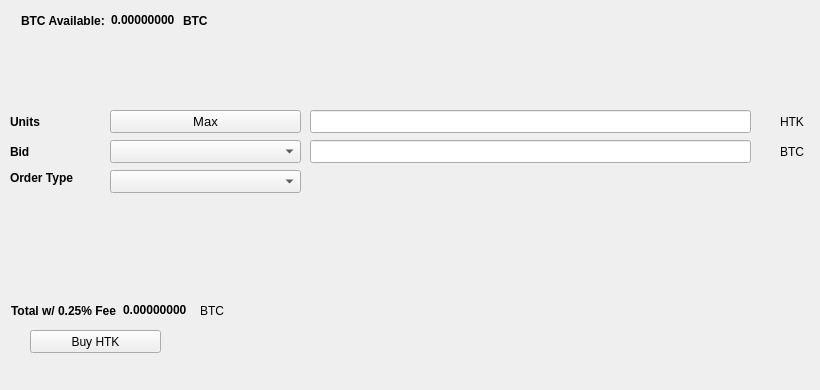
   <widget class="QWidget" name="BuyTab">
    <attribute name="title">
     <string>Buy</string>
    </attribute>
    <widget class="QPushButton" name="BuyHTK">
     <property name="geometry">
      <rect>
       <x>30</x>
       <y>330</y>
       <width>131</width>
       <height>23</height>
      </rect>
     </property>
     <property name="text">
      <string>Buy HTK</string>
     </property>
     <property name="icon">
      <iconset resource="../htk.qrc">
       <normaloff>:/icons/bitcoin</normaloff>:/icons/bitcoin</iconset>
     </property>
    </widget>
    <widget class="QLabel" name="label_3">
     <property name="geometry">
      <rect>
       <x>10</x>
       <y>110</y>
       <width>46</width>
       <height>23</height>
      </rect>
     </property>
     <property name="font">
      <font>
       <weight>75</weight>
       <bold>true</bold>
      </font>
     </property>
     <property name="text">
      <string>Units</string>
     </property>
    </widget>
    <widget class="QLineEdit" name="UnitsInput">
     <property name="geometry">
      <rect>
       <x>310</x>
       <y>110</y>
       <width>441</width>
       <height>23</height>
      </rect>
     </property>
     <property name="font">
      <font>
       <pointsize>9</pointsize>
       <weight>75</weight>
       <bold>true</bold>
      </font>
     </property>
    </widget>
    <widget class="QLineEdit" name="BuyBidPriceEdit">
     <property name="geometry">
      <rect>
       <x>310</x>
       <y>140</y>
       <width>441</width>
       <height>23</height>
      </rect>
     </property>
     <property name="font">
      <font>
       <pointsize>9</pointsize>
       <weight>75</weight>
       <bold>true</bold>
      </font>
     </property>
    </widget>
    <widget class="QLabel" name="label_4">
     <property name="geometry">
      <rect>
       <x>780</x>
       <y>110</y>
       <width>31</width>
       <height>23</height>
      </rect>
     </property>
     <property name="text">
      <string>HTK</string>
     </property>
    </widget>
    <widget class="QLabel" name="label_5">
     <property name="geometry">
      <rect>
       <x>780</x>
       <y>140</y>
       <width>31</width>
       <height>23</height>
      </rect>
     </property>
     <property name="text">
      <string>BTC</string>
     </property>
    </widget>
    <widget class="QLabel" name="label_6">
     <property name="geometry">
      <rect>
       <x>10</x>
       <y>140</y>
       <width>46</width>
       <height>23</height>
      </rect>
     </property>
     <property name="font">
      <font>
       <weight>75</weight>
       <bold>true</bold>
      </font>
     </property>
     <property name="text">
      <string>Bid</string>
     </property>
    </widget>
    <widget class="QLabel" name="label_7">
     <property name="geometry">
      <rect>
       <x>10</x>
       <y>170</y>
       <width>91</width>
       <height>16</height>
      </rect>
     </property>
     <property name="font">
      <font>
       <weight>75</weight>
       <bold>true</bold>
      </font>
     </property>
     <property name="text">
      <string>Order Type</string>
     </property>
    </widget>
    <widget class="QPushButton" name="Buy_Max_Amount">
     <property name="geometry">
      <rect>
       <x>110</x>
       <y>110</y>
       <width>191</width>
       <height>23</height>
      </rect>
     </property>
     <property name="font">
      <font>
       <pointsize>10</pointsize>
      </font>
     </property>
     <property name="text">
      <string>Max</string>
     </property>
    </widget>
    <widget class="QComboBox" name="BuyBidcomboBox">
     <property name="geometry">
      <rect>
       <x>110</x>
       <y>140</y>
       <width>191</width>
       <height>23</height>
      </rect>
     </property>
     <property name="font">
      <font>
       <pointsize>10</pointsize>
      </font>
     </property>
    </widget>
    <widget class="QComboBox" name="buyOrdertypeCombo">
     <property name="geometry">
      <rect>
       <x>110</x>
       <y>170</y>
       <width>191</width>
       <height>23</height>
      </rect>
     </property>
     <property name="font">
      <font>
       <pointsize>10</pointsize>
      </font>
     </property>
    </widget>
    <widget class="QWidget" name="layoutWidget1">
     <property name="geometry">
      <rect>
       <x>21</x>
       <y>11</y>
       <width>227</width>
       <height>19</height>
      </rect>
     </property>
     <layout class="QHBoxLayout" name="horizontalLayout_3">
      <item>
       <widget class="QLabel" name="label232">
        <property name="font">
         <font>
          <weight>75</weight>
          <bold>true</bold>
         </font>
        </property>
        <property name="text">
         <string>BTC Available:</string>
        </property>
       </widget>
      </item>
      <item>
       <widget class="QLabel" name="BtcAvailableLbl">
        <property name="palette">
         <palette>
          <active>
           <colorrole role="WindowText">
            <brush brushstyle="SolidPattern">
             <color alpha="255">
              <red>0</red>
              <green>0</green>
              <blue>0</blue>
             </color>
            </brush>
           </colorrole>
           <colorrole role="Button">
            <brush brushstyle="SolidPattern">
             <color alpha="255">
              <red>0</red>
              <green>170</green>
              <blue>0</blue>
             </color>
            </brush>
           </colorrole>
           <colorrole role="Light">
            <brush brushstyle="SolidPattern">
             <color alpha="255">
              <red>0</red>
              <green>255</green>
              <blue>0</blue>
             </color>
            </brush>
           </colorrole>
           <colorrole role="Midlight">
            <brush brushstyle="SolidPattern">
             <color alpha="255">
              <red>0</red>
              <green>212</green>
              <blue>0</blue>
             </color>
            </brush>
           </colorrole>
           <colorrole role="Dark">
            <brush brushstyle="SolidPattern">
             <color alpha="255">
              <red>0</red>
              <green>85</green>
              <blue>0</blue>
             </color>
            </brush>
           </colorrole>
           <colorrole role="Mid">
            <brush brushstyle="SolidPattern">
             <color alpha="255">
              <red>0</red>
              <green>113</green>
              <blue>0</blue>
             </color>
            </brush>
           </colorrole>
           <colorrole role="Text">
            <brush brushstyle="SolidPattern">
             <color alpha="255">
              <red>0</red>
              <green>170</green>
              <blue>0</blue>
             </color>
            </brush>
           </colorrole>
           <colorrole role="BrightText">
            <brush brushstyle="SolidPattern">
             <color alpha="255">
              <red>255</red>
              <green>255</green>
              <blue>255</blue>
             </color>
            </brush>
           </colorrole>
           <colorrole role="ButtonText">
            <brush brushstyle="SolidPattern">
             <color alpha="255">
              <red>0</red>
              <green>0</green>
              <blue>0</blue>
             </color>
            </brush>
           </colorrole>
           <colorrole role="Base">
            <brush brushstyle="SolidPattern">
             <color alpha="255">
              <red>255</red>
              <green>255</green>
              <blue>255</blue>
             </color>
            </brush>
           </colorrole>
           <colorrole role="Window">
            <brush brushstyle="SolidPattern">
             <color alpha="255">
              <red>0</red>
              <green>170</green>
              <blue>0</blue>
             </color>
            </brush>
           </colorrole>
           <colorrole role="Shadow">
            <brush brushstyle="SolidPattern">
             <color alpha="255">
              <red>0</red>
              <green>0</green>
              <blue>0</blue>
             </color>
            </brush>
           </colorrole>
           <colorrole role="AlternateBase">
            <brush brushstyle="SolidPattern">
             <color alpha="255">
              <red>127</red>
              <green>212</green>
              <blue>127</blue>
             </color>
            </brush>
           </colorrole>
           <colorrole role="ToolTipBase">
            <brush brushstyle="SolidPattern">
             <color alpha="255">
              <red>255</red>
              <green>255</green>
              <blue>220</blue>
             </color>
            </brush>
           </colorrole>
           <colorrole role="ToolTipText">
            <brush brushstyle="SolidPattern">
             <color alpha="255">
              <red>0</red>
              <green>0</green>
              <blue>0</blue>
             </color>
            </brush>
           </colorrole>
          </active>
          <inactive>
           <colorrole role="WindowText">
            <brush brushstyle="SolidPattern">
             <color alpha="255">
              <red>0</red>
              <green>0</green>
              <blue>0</blue>
             </color>
            </brush>
           </colorrole>
           <colorrole role="Button">
            <brush brushstyle="SolidPattern">
             <color alpha="255">
              <red>0</red>
              <green>170</green>
              <blue>0</blue>
             </color>
            </brush>
           </colorrole>
           <colorrole role="Light">
            <brush brushstyle="SolidPattern">
             <color alpha="255">
              <red>0</red>
              <green>255</green>
              <blue>0</blue>
             </color>
            </brush>
           </colorrole>
           <colorrole role="Midlight">
            <brush brushstyle="SolidPattern">
             <color alpha="255">
              <red>0</red>
              <green>212</green>
              <blue>0</blue>
             </color>
            </brush>
           </colorrole>
           <colorrole role="Dark">
            <brush brushstyle="SolidPattern">
             <color alpha="255">
              <red>0</red>
              <green>85</green>
              <blue>0</blue>
             </color>
            </brush>
           </colorrole>
           <colorrole role="Mid">
            <brush brushstyle="SolidPattern">
             <color alpha="255">
              <red>0</red>
              <green>113</green>
              <blue>0</blue>
             </color>
            </brush>
           </colorrole>
           <colorrole role="Text">
            <brush brushstyle="SolidPattern">
             <color alpha="255">
              <red>0</red>
              <green>170</green>
              <blue>0</blue>
             </color>
            </brush>
           </colorrole>
           <colorrole role="BrightText">
            <brush brushstyle="SolidPattern">
             <color alpha="255">
              <red>255</red>
              <green>255</green>
              <blue>255</blue>
             </color>
            </brush>
           </colorrole>
           <colorrole role="ButtonText">
            <brush brushstyle="SolidPattern">
             <color alpha="255">
              <red>0</red>
              <green>0</green>
              <blue>0</blue>
             </color>
            </brush>
           </colorrole>
           <colorrole role="Base">
            <brush brushstyle="SolidPattern">
             <color alpha="255">
              <red>255</red>
              <green>255</green>
              <blue>255</blue>
             </color>
            </brush>
           </colorrole>
           <colorrole role="Window">
            <brush brushstyle="SolidPattern">
             <color alpha="255">
              <red>0</red>
              <green>170</green>
              <blue>0</blue>
             </color>
            </brush>
           </colorrole>
           <colorrole role="Shadow">
            <brush brushstyle="SolidPattern">
             <color alpha="255">
              <red>0</red>
              <green>0</green>
              <blue>0</blue>
             </color>
            </brush>
           </colorrole>
           <colorrole role="AlternateBase">
            <brush brushstyle="SolidPattern">
             <color alpha="255">
              <red>127</red>
              <green>212</green>
              <blue>127</blue>
             </color>
            </brush>
           </colorrole>
           <colorrole role="ToolTipBase">
            <brush brushstyle="SolidPattern">
             <color alpha="255">
              <red>255</red>
              <green>255</green>
              <blue>220</blue>
             </color>
            </brush>
           </colorrole>
           <colorrole role="ToolTipText">
            <brush brushstyle="SolidPattern">
             <color alpha="255">
              <red>0</red>
              <green>0</green>
              <blue>0</blue>
             </color>
            </brush>
           </colorrole>
          </inactive>
          <disabled>
           <colorrole role="WindowText">
            <brush brushstyle="SolidPattern">
             <color alpha="255">
              <red>0</red>
              <green>85</green>
              <blue>0</blue>
             </color>
            </brush>
           </colorrole>
           <colorrole role="Button">
            <brush brushstyle="SolidPattern">
             <color alpha="255">
              <red>0</red>
              <green>170</green>
              <blue>0</blue>
             </color>
            </brush>
           </colorrole>
           <colorrole role="Light">
            <brush brushstyle="SolidPattern">
             <color alpha="255">
              <red>0</red>
              <green>255</green>
              <blue>0</blue>
             </color>
            </brush>
           </colorrole>
           <colorrole role="Midlight">
            <brush brushstyle="SolidPattern">
             <color alpha="255">
              <red>0</red>
              <green>212</green>
              <blue>0</blue>
             </color>
            </brush>
           </colorrole>
           <colorrole role="Dark">
            <brush brushstyle="SolidPattern">
             <color alpha="255">
              <red>0</red>
              <green>85</green>
              <blue>0</blue>
             </color>
            </brush>
           </colorrole>
           <colorrole role="Mid">
            <brush brushstyle="SolidPattern">
             <color alpha="255">
              <red>0</red>
              <green>113</green>
              <blue>0</blue>
             </color>
            </brush>
           </colorrole>
           <colorrole role="Text">
            <brush brushstyle="SolidPattern">
             <color alpha="255">
              <red>0</red>
              <green>85</green>
              <blue>0</blue>
             </color>
            </brush>
           </colorrole>
           <colorrole role="BrightText">
            <brush brushstyle="SolidPattern">
             <color alpha="255">
              <red>255</red>
              <green>255</green>
              <blue>255</blue>
             </color>
            </brush>
           </colorrole>
           <colorrole role="ButtonText">
            <brush brushstyle="SolidPattern">
             <color alpha="255">
              <red>0</red>
              <green>85</green>
              <blue>0</blue>
             </color>
            </brush>
           </colorrole>
           <colorrole role="Base">
            <brush brushstyle="SolidPattern">
             <color alpha="255">
              <red>0</red>
              <green>170</green>
              <blue>0</blue>
             </color>
            </brush>
           </colorrole>
           <colorrole role="Window">
            <brush brushstyle="SolidPattern">
             <color alpha="255">
              <red>0</red>
              <green>170</green>
              <blue>0</blue>
             </color>
            </brush>
           </colorrole>
           <colorrole role="Shadow">
            <brush brushstyle="SolidPattern">
             <color alpha="255">
              <red>0</red>
              <green>0</green>
              <blue>0</blue>
             </color>
            </brush>
           </colorrole>
           <colorrole role="AlternateBase">
            <brush brushstyle="SolidPattern">
             <color alpha="255">
              <red>0</red>
              <green>170</green>
              <blue>0</blue>
             </color>
            </brush>
           </colorrole>
           <colorrole role="ToolTipBase">
            <brush brushstyle="SolidPattern">
             <color alpha="255">
              <red>255</red>
              <green>255</green>
              <blue>220</blue>
             </color>
            </brush>
           </colorrole>
           <colorrole role="ToolTipText">
            <brush brushstyle="SolidPattern">
             <color alpha="255">
              <red>0</red>
              <green>0</green>
              <blue>0</blue>
             </color>
            </brush>
           </colorrole>
          </disabled>
         </palette>
        </property>
        <property name="font">
         <font>
          <weight>75</weight>
          <bold>true</bold>
         </font>
        </property>
        <property name="text">
         <string>0.00000000</string>
        </property>
        <property name="textInteractionFlags">
         <set>Qt::LinksAccessibleByMouse|Qt::TextSelectableByKeyboard|Qt::TextSelectableByMouse</set>
        </property>
       </widget>
      </item>
      <item>
       <widget class="QLabel" name="BtcAvailableLbl_2">
        <property name="font">
         <font>
          <weight>75</weight>
          <bold>true</bold>
         </font>
        </property>
        <property name="text">
         <string>BTC</string>
        </property>
       </widget>
      </item>
     </layout>
    </widget>
    <widget class="QWidget" name="layoutWidge2">
     <property name="geometry">
      <rect>
       <x>11</x>
       <y>301</y>
       <width>259</width>
       <height>19</height>
      </rect>
     </property>
     <layout class="QHBoxLayout" name="horizontalLayout_4">
      <item>
       <widget class="QLabel" name="label_9">
        <property name="font">
         <font>
          <weight>75</weight>
          <bold>true</bold>
         </font>
        </property>
        <property name="text">
         <string>Total w/ 0.25% Fee</string>
        </property>
       </widget>
      </item>
      <item>
       <widget class="QLabel" name="BuyCostLabel">
        <property name="palette">
         <palette>
          <active>
           <colorrole role="WindowText">
            <brush brushstyle="SolidPattern">
             <color alpha="255">
              <red>0</red>
              <green>0</green>
              <blue>0</blue>
             </color>
            </brush>
           </colorrole>
           <colorrole role="Button">
            <brush brushstyle="SolidPattern">
             <color alpha="255">
              <red>0</red>
              <green>170</green>
              <blue>0</blue>
             </color>
            </brush>
           </colorrole>
           <colorrole role="Light">
            <brush brushstyle="SolidPattern">
             <color alpha="255">
              <red>0</red>
              <green>255</green>
              <blue>0</blue>
             </color>
            </brush>
           </colorrole>
           <colorrole role="Midlight">
            <brush brushstyle="SolidPattern">
             <color alpha="255">
              <red>0</red>
              <green>212</green>
              <blue>0</blue>
             </color>
            </brush>
           </colorrole>
           <colorrole role="Dark">
            <brush brushstyle="SolidPattern">
             <color alpha="255">
              <red>0</red>
              <green>85</green>
              <blue>0</blue>
             </color>
            </brush>
           </colorrole>
           <colorrole role="Mid">
            <brush brushstyle="SolidPattern">
             <color alpha="255">
              <red>0</red>
              <green>113</green>
              <blue>0</blue>
             </color>
            </brush>
           </colorrole>
           <colorrole role="Text">
            <brush brushstyle="SolidPattern">
             <color alpha="255">
              <red>0</red>
              <green>170</green>
              <blue>0</blue>
             </color>
            </brush>
           </colorrole>
           <colorrole role="BrightText">
            <brush brushstyle="SolidPattern">
             <color alpha="255">
              <red>255</red>
              <green>255</green>
              <blue>255</blue>
             </color>
            </brush>
           </colorrole>
           <colorrole role="ButtonText">
            <brush brushstyle="SolidPattern">
             <color alpha="255">
              <red>0</red>
              <green>0</green>
              <blue>0</blue>
             </color>
            </brush>
           </colorrole>
           <colorrole role="Base">
            <brush brushstyle="SolidPattern">
             <color alpha="255">
              <red>255</red>
              <green>255</green>
              <blue>255</blue>
             </color>
            </brush>
           </colorrole>
           <colorrole role="Window">
            <brush brushstyle="SolidPattern">
             <color alpha="255">
              <red>0</red>
              <green>170</green>
              <blue>0</blue>
             </color>
            </brush>
           </colorrole>
           <colorrole role="Shadow">
            <brush brushstyle="SolidPattern">
             <color alpha="255">
              <red>0</red>
              <green>0</green>
              <blue>0</blue>
             </color>
            </brush>
           </colorrole>
           <colorrole role="AlternateBase">
            <brush brushstyle="SolidPattern">
             <color alpha="255">
              <red>127</red>
              <green>212</green>
              <blue>127</blue>
             </color>
            </brush>
           </colorrole>
           <colorrole role="ToolTipBase">
            <brush brushstyle="SolidPattern">
             <color alpha="255">
              <red>255</red>
              <green>255</green>
              <blue>220</blue>
             </color>
            </brush>
           </colorrole>
           <colorrole role="ToolTipText">
            <brush brushstyle="SolidPattern">
             <color alpha="255">
              <red>0</red>
              <green>0</green>
              <blue>0</blue>
             </color>
            </brush>
           </colorrole>
          </active>
          <inactive>
           <colorrole role="WindowText">
            <brush brushstyle="SolidPattern">
             <color alpha="255">
              <red>0</red>
              <green>0</green>
              <blue>0</blue>
             </color>
            </brush>
           </colorrole>
           <colorrole role="Button">
            <brush brushstyle="SolidPattern">
             <color alpha="255">
              <red>0</red>
              <green>170</green>
              <blue>0</blue>
             </color>
            </brush>
           </colorrole>
           <colorrole role="Light">
            <brush brushstyle="SolidPattern">
             <color alpha="255">
              <red>0</red>
              <green>255</green>
              <blue>0</blue>
             </color>
            </brush>
           </colorrole>
           <colorrole role="Midlight">
            <brush brushstyle="SolidPattern">
             <color alpha="255">
              <red>0</red>
              <green>212</green>
              <blue>0</blue>
             </color>
            </brush>
           </colorrole>
           <colorrole role="Dark">
            <brush brushstyle="SolidPattern">
             <color alpha="255">
              <red>0</red>
              <green>85</green>
              <blue>0</blue>
             </color>
            </brush>
           </colorrole>
           <colorrole role="Mid">
            <brush brushstyle="SolidPattern">
             <color alpha="255">
              <red>0</red>
              <green>113</green>
              <blue>0</blue>
             </color>
            </brush>
           </colorrole>
           <colorrole role="Text">
            <brush brushstyle="SolidPattern">
             <color alpha="255">
              <red>0</red>
              <green>170</green>
              <blue>0</blue>
             </color>
            </brush>
           </colorrole>
           <colorrole role="BrightText">
            <brush brushstyle="SolidPattern">
             <color alpha="255">
              <red>255</red>
              <green>255</green>
              <blue>255</blue>
             </color>
            </brush>
           </colorrole>
           <colorrole role="ButtonText">
            <brush brushstyle="SolidPattern">
             <color alpha="255">
              <red>0</red>
              <green>0</green>
              <blue>0</blue>
             </color>
            </brush>
           </colorrole>
           <colorrole role="Base">
            <brush brushstyle="SolidPattern">
             <color alpha="255">
              <red>255</red>
              <green>255</green>
              <blue>255</blue>
             </color>
            </brush>
           </colorrole>
           <colorrole role="Window">
            <brush brushstyle="SolidPattern">
             <color alpha="255">
              <red>0</red>
              <green>170</green>
              <blue>0</blue>
             </color>
            </brush>
           </colorrole>
           <colorrole role="Shadow">
            <brush brushstyle="SolidPattern">
             <color alpha="255">
              <red>0</red>
              <green>0</green>
              <blue>0</blue>
             </color>
            </brush>
           </colorrole>
           <colorrole role="AlternateBase">
            <brush brushstyle="SolidPattern">
             <color alpha="255">
              <red>127</red>
              <green>212</green>
              <blue>127</blue>
             </color>
            </brush>
           </colorrole>
           <colorrole role="ToolTipBase">
            <brush brushstyle="SolidPattern">
             <color alpha="255">
              <red>255</red>
              <green>255</green>
              <blue>220</blue>
             </color>
            </brush>
           </colorrole>
           <colorrole role="ToolTipText">
            <brush brushstyle="SolidPattern">
             <color alpha="255">
              <red>0</red>
              <green>0</green>
              <blue>0</blue>
             </color>
            </brush>
           </colorrole>
          </inactive>
          <disabled>
           <colorrole role="WindowText">
            <brush brushstyle="SolidPattern">
             <color alpha="255">
              <red>0</red>
              <green>85</green>
              <blue>0</blue>
             </color>
            </brush>
           </colorrole>
           <colorrole role="Button">
            <brush brushstyle="SolidPattern">
             <color alpha="255">
              <red>0</red>
              <green>170</green>
              <blue>0</blue>
             </color>
            </brush>
           </colorrole>
           <colorrole role="Light">
            <brush brushstyle="SolidPattern">
             <color alpha="255">
              <red>0</red>
              <green>255</green>
              <blue>0</blue>
             </color>
            </brush>
           </colorrole>
           <colorrole role="Midlight">
            <brush brushstyle="SolidPattern">
             <color alpha="255">
              <red>0</red>
              <green>212</green>
              <blue>0</blue>
             </color>
            </brush>
           </colorrole>
           <colorrole role="Dark">
            <brush brushstyle="SolidPattern">
             <color alpha="255">
              <red>0</red>
              <green>85</green>
              <blue>0</blue>
             </color>
            </brush>
           </colorrole>
           <colorrole role="Mid">
            <brush brushstyle="SolidPattern">
             <color alpha="255">
              <red>0</red>
              <green>113</green>
              <blue>0</blue>
             </color>
            </brush>
           </colorrole>
           <colorrole role="Text">
            <brush brushstyle="SolidPattern">
             <color alpha="255">
              <red>0</red>
              <green>85</green>
              <blue>0</blue>
             </color>
            </brush>
           </colorrole>
           <colorrole role="BrightText">
            <brush brushstyle="SolidPattern">
             <color alpha="255">
              <red>255</red>
              <green>255</green>
              <blue>255</blue>
             </color>
            </brush>
           </colorrole>
           <colorrole role="ButtonText">
            <brush brushstyle="SolidPattern">
             <color alpha="255">
              <red>0</red>
              <green>85</green>
              <blue>0</blue>
             </color>
            </brush>
           </colorrole>
           <colorrole role="Base">
            <brush brushstyle="SolidPattern">
             <color alpha="255">
              <red>0</red>
              <green>170</green>
              <blue>0</blue>
             </color>
            </brush>
           </colorrole>
           <colorrole role="Window">
            <brush brushstyle="SolidPattern">
             <color alpha="255">
              <red>0</red>
              <green>170</green>
              <blue>0</blue>
             </color>
            </brush>
           </colorrole>
           <colorrole role="Shadow">
            <brush brushstyle="SolidPattern">
             <color alpha="255">
              <red>0</red>
              <green>0</green>
              <blue>0</blue>
             </color>
            </brush>
           </colorrole>
           <colorrole role="AlternateBase">
            <brush brushstyle="SolidPattern">
             <color alpha="255">
              <red>0</red>
              <green>170</green>
              <blue>0</blue>
             </color>
            </brush>
           </colorrole>
           <colorrole role="ToolTipBase">
            <brush brushstyle="SolidPattern">
             <color alpha="255">
              <red>255</red>
              <green>255</green>
              <blue>220</blue>
             </color>
            </brush>
           </colorrole>
           <colorrole role="ToolTipText">
            <brush brushstyle="SolidPattern">
             <color alpha="255">
              <red>0</red>
              <green>0</green>
              <blue>0</blue>
             </color>
            </brush>
           </colorrole>
          </disabled>
         </palette>
        </property>
        <property name="font">
         <font>
          <weight>75</weight>
          <bold>true</bold>
         </font>
        </property>
        <property name="autoFillBackground">
         <bool>false</bool>
        </property>
        <property name="text">
         <string>0.00000000</string>
        </property>
        <property name="textInteractionFlags">
         <set>Qt::LinksAccessibleByMouse|Qt::TextSelectableByMouse</set>
        </property>
       </widget>
      </item>
      <item>
       <widget class="QLabel" name="label_10">
        <property name="font">
         <font>
          <weight>50</weight>
          <bold>false</bold>
         </font>
        </property>
        <property name="text">
         <string>BTC</string>
        </property>
       </widget>
      </item>
     </layout>
    </widget>
    <widget class="QLabel" name="label_24">
     <property name="geometry">
      <rect>
       <x>460</x>
       <y>300</y>
       <width>281</width>
       <height>81</height>
      </rect>
     </property>
     <property name="text">
      <string/>
     </property>
     <property name="pixmap">
      <pixmap>:/images/bittrex</pixmap>
     </property>
    </widget>
   </widget>
